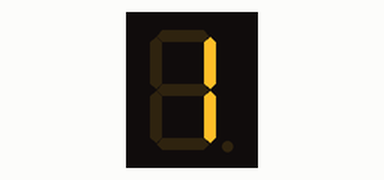
The sketch below on a simulated Arduino Uno, built with avr-gcc and run on an emulated ATmega328P. On the bench: 1-digit seven-segment display. Wiring (inferred from the names in the program): 1-digit 7-segment display, segments lit when HIGH: segments pin 2, pin 3, pin 4, pin 5, pin 6, pin 7, pin 8. The segment pins are drawn as the display they are named for.

Above: at 0.1 s.
At 1.1 s:
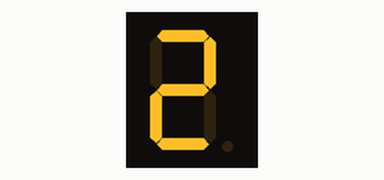

The sketch:

number_7_seg.ino
```cpp
const int segmentPins[] = {
  2, // a
  3, // b
  4, // c
  5, // d
  6, // e
  7, // f
  8  // g
};

void number_1() {
  digitalWrite(3, HIGH);
  digitalWrite(4, HIGH);
}

void number_2() {
  digitalWrite(2, HIGH);
  digitalWrite(3, HIGH);
  digitalWrite(5, HIGH);
  digitalWrite(6, HIGH);
  digitalWrite(8, HIGH);
}

void setup() {
  for (int i = 0; i < 7; i++) {
    pinMode(segmentPins[i], OUTPUT);
  }
}

void loop() {
  for (int i = 0; i < 100; i++) {
    clearDisplay();
    if(i % 2 == 0) {
      number_1();
    } else {
      number_2();
    }
    delay(1000);
  }
}

void clearDisplay() {
  for (int i = 0; i < 7; i++) {
    digitalWrite(segmentPins[i], LOW);
  }
}
```

Measured:
- what the display in image 1 shows lasts 1.0 s, from 1.0 s to 2.0 s
